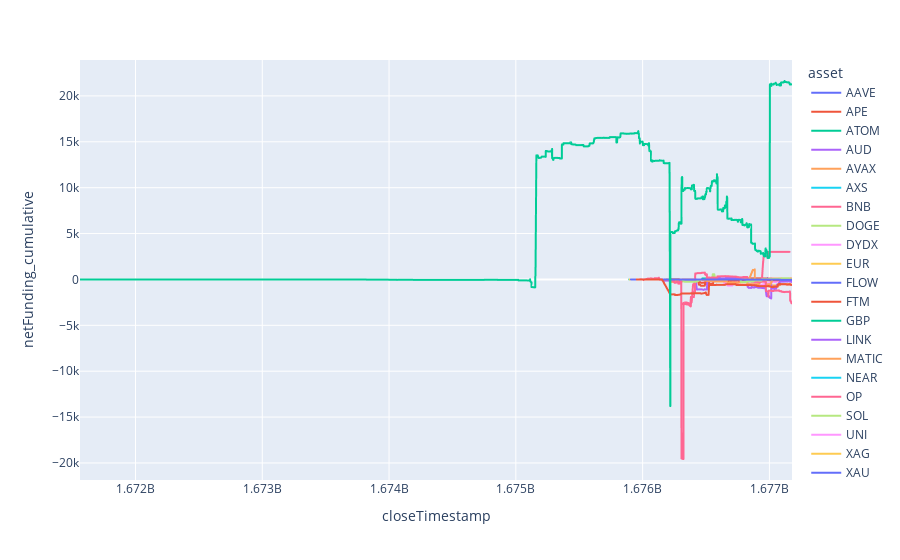

The code cell stored with this chart in its notebook:
### Code cell
px.line(
    df_position_pnl,
    x='closeTimestamp',
    y='netFunding_cumulative',
    color='asset'
)
